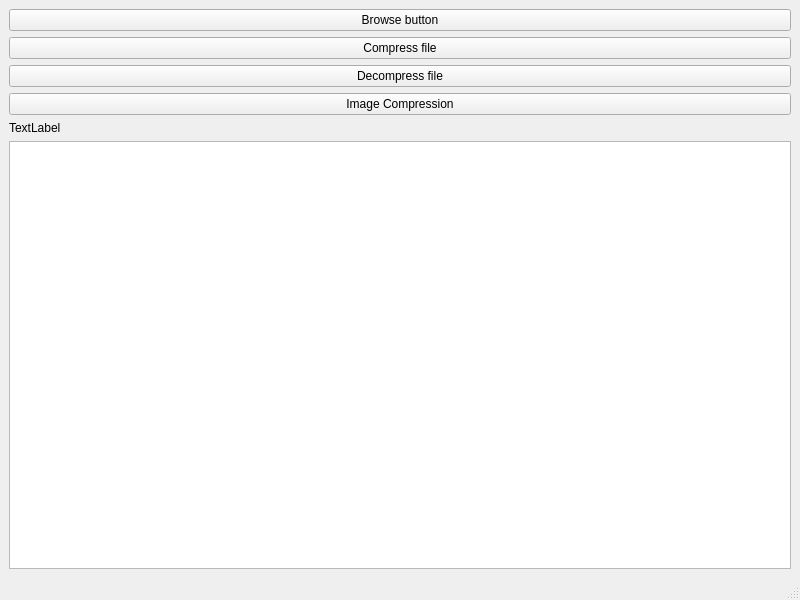
<?xml version="1.0" encoding="UTF-8"?>
<ui version="4.0">
 <class>MainWindow</class>
 <widget class="QMainWindow" name="MainWindow">
  <property name="geometry">
   <rect>
    <x>0</x>
    <y>0</y>
    <width>800</width>
    <height>600</height>
   </rect>
  </property>
  <property name="windowTitle">
   <string>MainWindow</string>
  </property>
  <widget class="QWidget" name="centralwidget">
   <layout class="QVBoxLayout" name="verticalLayout_2">
    <item>
     <layout class="QVBoxLayout" name="verticalLayout">
      <item>
       <widget class="QPushButton" name="btnBrowse">
        <property name="text">
         <string>Browse button</string>
        </property>
       </widget>
      </item>
      <item>
       <widget class="QPushButton" name="btnCompress">
        <property name="text">
         <string>Compress file</string>
        </property>
       </widget>
      </item>
      <item>
       <widget class="QPushButton" name="btnDecompress">
        <property name="text">
         <string>Decompress file</string>
        </property>
       </widget>
      </item>
      <item>
       <widget class="QPushButton" name="btnPngCompress">
        <property name="text">
         <string>Image Compression</string>
        </property>
       </widget>
      </item>
      <item>
       <widget class="QLabel" name="lblStats">
        <property name="text">
         <string>TextLabel</string>
        </property>
       </widget>
      </item>
      <item>
       <widget class="QTextEdit" name="txtCodes"/>
      </item>
     </layout>
    </item>
   </layout>
  </widget>
  <widget class="QMenuBar" name="menubar">
   <property name="geometry">
    <rect>
     <x>0</x>
     <y>0</y>
     <width>800</width>
     <height>17</height>
    </rect>
   </property>
  </widget>
  <widget class="QStatusBar" name="statusbar"/>
 </widget>
 <resources/>
 <connections/>
</ui>
